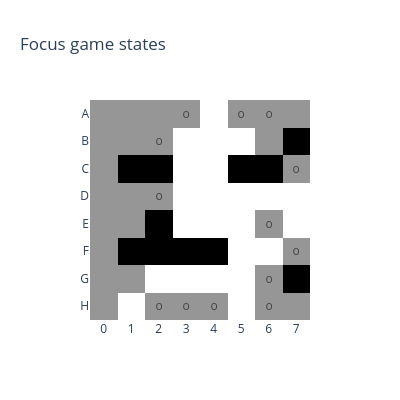
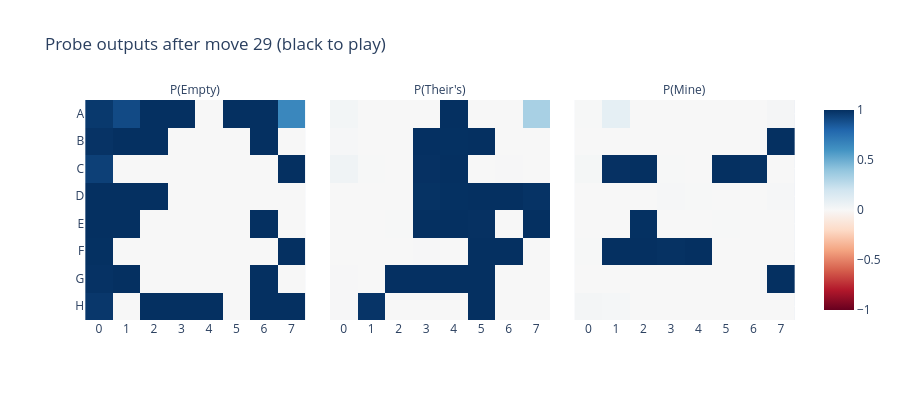

Source (notebook cell) for these figures, in order:
### Markdown cell above
Let's test out our new probe, by applying it to move 29 in game 0 from our focus games. This is an odd move, so black is to play.

### Code cell
def plot_probe_outputs(
    cache: ActivationCache,
    linear_probe: Tensor,
    layer: int,
    game_index: int,
    move: int,
    title: str = "Probe outputs",
):
    residual_stream = cache["resid_post", layer][game_index, move]
    probe_out = einops.einsum(residual_stream, linear_probe, "d_model, d_model row col options -> options row col")

    utils.plot_board_values(
        probe_out.softmax(dim=0),
        title=title,
        width=900,
        height=400,
        board_titles=["P(Empty)", "P(Their's)", "P(Mine)"],
        # text=BOARD_LABELS_2D,
    )


layer = 6
game_index = 0
move = 29

utils.plot_board_values(
    focus_states[game_index, move],
    title="Focus game states",
    width=400,
    height=400,
    text=focus_legal_moves_annotation[game_index][move],
)

plot_probe_outputs(
    focus_cache,
    linear_probe,
    layer,
    game_index,
    move,
    title="Probe outputs after move 29 (black to play)",
)

### Figure 1 — Plotly figure (JSON) as saved in the notebook; plotly's stock layout.template omitted (floating-point values rounded to 4 significant figures)
{"data": [{"coloraxis": "coloraxis", "hovertemplate": "x: %{x}<br>y: %{y}<br>color: %{z}<extra></extra>", "name": "0", "text": [["", "", "", "o", "", "o", "o", ""], ["", "", "o", "", "", "", "", ""], ["", "", "", "", "", "", "", "o"], ["", "", "o", "", "", "", "", ""], ["", "", "", "", "", "", "o", ""], ["", "", "", "", "", "", "", "o"], ["", "", "", "", "", "", "o", ""], ["", "", "o", "o", "o", "", "o", ""]], "textfont": {"size": 12}, "texttemplate": "%{text}", "type": "heatmap", "x": ["0", "1", "2", "3", "4", "5", "6", "7"], "xaxis": "x", "y": ["A", "B", "C", "D", "E", "F", "G", "H"], "yaxis": "y", "z": [[0, 0, 0, 0, -1, 0, 0, 0], [0, 0, 0, -1, -1, -1, 0, 1], [0, 1, 1, -1, -1, 1, 1, 0], [0, 0, 0, -1, -1, -1, -1, -1], [0, 0, 1, -1, -1, -1, 0, -1], [0, 1, 1, 1, 1, -1, -1, 0], [0, 0, -1, -1, -1, -1, 0, 1], [0, -1, 0, 0, 0, -1, 0, 0]]}], "layout": {"coloraxis": {"autocolorscale": false, "colorscale": [[0.0, "rgb(255,255,255)"], [0.125, "rgb(240,240,240)"], [0.25, "rgb(217,217,217)"], [0.375, "rgb(189,189,189)"], [0.5, "rgb(150,150,150)"], [0.625, "rgb(115,115,115)"], [0.75, "rgb(82,82,82)"], [0.875, "rgb(37,37,37)"], [1.0, "rgb(0,0,0)"]], "showscale": false}, "height": 400, "title": {"text": "Focus game states"}, "width": 400, "xaxis": {"anchor": "y", "constrain": "domain", "domain": [0.0, 1.0], "scaleanchor": "y"}, "yaxis": {"anchor": "x", "autorange": "reversed", "constrain": "domain", "domain": [0.0, 1.0]}}}

### Figure 2 — Plotly figure (JSON) as saved in the notebook; plotly's stock layout.template omitted (floating-point values rounded to 4 significant figures)
{"data": [{"coloraxis": "coloraxis", "hovertemplate": "x: %{x}<br>y: %{y}<br>color: %{z}<extra></extra>", "name": "0", "type": "heatmap", "x": ["0", "1", "2", "3", "4", "5", "6", "7"], "xaxis": "x", "y": ["A", "B", "C", "D", "E", "F", "G", "H"], "yaxis": "y", "z": [[0.9685, 0.9052, 0.9993, 1.0, 8.067e-12, 1.0, 1.0, 0.6524], [0.9883, 0.9999, 1.0, 6.564e-08, 3.237e-06, 2.026e-07, 1.0, 4.672e-07], [0.9403, 1.277e-05, 2.146e-06, 4.173e-11, 2.559e-13, 2.1e-11, 5.01e-11, 1.0], [0.9988, 1.0, 1.0, 2.903e-09, 1.068e-09, 1.05e-05, 5.696e-11, 4.009e-07], [1.0, 1.0, 2.257e-07, 4.713e-10, 7.113e-10, 3.44e-10, 1.0, 1.498e-12], [0.9972, 4.99e-05, 8.11e-10, 2.54e-06, 8.937e-10, 2.032e-10, 3.631e-13, 1.0], [0.9923, 0.9991, 1.194e-05, 0.0003557, 4.237e-05, 5.883e-06, 1.0, 2.027e-09], [0.9742, 0.0005914, 1.0, 1.0, 1.0, 1.281e-07, 1.0, 1.0]]}, {"coloraxis": "coloraxis", "hovertemplate": "x: %{x}<br>y: %{y}<br>color: %{z}<extra></extra>", "name": "1", "type": "heatmap", "x": ["0", "1", "2", "3", "4", "5", "6", "7"], "xaxis": "x2", "y": ["A", "B", "C", "D", "E", "F", "G", "H"], "yaxis": "y2", "z": [[0.02744, 0.002335, 4.104e-05, 1.098e-13, 1.0, 3.726e-12, 1.859e-10, 0.3296], [0.01162, 1.806e-06, 1.054e-17, 0.9984, 0.9976, 0.9995, 5.94e-07, 0.0002301], [0.04464, 0.004385, 0.001135, 0.9949, 0.9989, 0.0002572, 0.005685, 1.247e-13], [0.001108, 1.208e-06, 1.103e-14, 0.9907, 0.9968, 0.9991, 0.9999, 0.9904], [7.026e-06, 1.972e-06, 0.003117, 0.9987, 0.9989, 0.9964, 5.247e-14, 0.9995], [7.12e-05, 0.0007026, 0.0006659, 0.006214, 0.0007293, 0.999, 0.9988, 1.731e-13], [0.005743, 2.889e-05, 0.9986, 0.9984, 0.9991, 0.9998, 6.224e-17, 0.0001265], [0.006079, 0.9851, 8.513e-11, 3.15e-11, 4.211e-14, 0.999, 8.017e-14, 1.757e-06]]}, {"coloraxis": "coloraxis", "hovertemplate": "x: %{x}<br>y: %{y}<br>color: %{z}<extra></extra>", "name": "2", "type": "heatmap", "x": ["0", "1", "2", "3", "4", "5", "6", "7"], "xaxis": "x3", "y": ["A", "B", "C", "D", "E", "F", "G", "H"], "yaxis": "y3", "z": [[0.004063, 0.09251, 0.0006792, 4.221e-15, 3.733e-05, 1.229e-15, 5.192e-13, 0.01798], [6.159e-05, 5.402e-05, 2.899e-17, 0.001589, 0.002398, 0.0004691, 1.542e-07, 0.9998], [0.01505, 0.9956, 0.9989, 0.005134, 0.001114, 0.9997, 0.9943, 6.399e-16], [9.817e-05, 4.979e-06, 4.088e-15, 0.009266, 0.003185, 0.00093, 0.0001377, 0.00962], [3.91e-06, 1.054e-05, 0.9969, 0.001293, 0.001119, 0.00359, 4.038e-15, 0.0005488], [0.002697, 0.9992, 0.9993, 0.9938, 0.9993, 0.00103, 0.001225, 1.029e-12], [0.001947, 0.0008799, 0.001437, 0.001257, 0.0009075, 0.0002198, 6.771e-18, 0.9999], [0.01969, 0.01426, 1.926e-10, 4.483e-12, 2.344e-14, 0.001028, 4.647e-13, 2.676e-07]]}], "layout": {"annotations": [{"font": {}, "showarrow": false, "text": "P(Empty)", "x": 0.16, "xanchor": "center", "xref": "paper", "y": 1.0, "yanchor": "bottom", "yref": "paper"}, {"font": {}, "showarrow": false, "text": "P(Their's)", "x": 0.5, "xanchor": "center", "xref": "paper", "y": 1.0, "yanchor": "bottom", "yref": "paper"}, {"font": {}, "showarrow": false, "text": "P(Mine)", "x": 0.84, "xanchor": "center", "xref": "paper", "y": 1.0, "yanchor": "bottom", "yref": "paper"}], "coloraxis": {"autocolorscale": false, "cmid": 0.0, "colorscale": [[0.0, "rgb(103,0,31)"], [0.1, "rgb(178,24,43)"], [0.2, "rgb(214,96,77)"], [0.3, "rgb(244,165,130)"], [0.4, "rgb(253,219,199)"], [0.5, "rgb(247,247,247)"], [0.6, "rgb(209,229,240)"], [0.7, "rgb(146,197,222)"], [0.8, "rgb(67,147,195)"], [0.9, "rgb(33,102,172)"], [1.0, "rgb(5,48,97)"]]}, "height": 400, "title": {"text": "Probe outputs after move 29 (black to play)"}, "width": 900, "xaxis": {"anchor": "y", "constrain": "domain", "domain": [0.0, 0.32], "scaleanchor": "y"}, "xaxis2": {"anchor": "y2", "domain": [0.34, 0.66], "matches": "x"}, "xaxis3": {"anchor": "y3", "domain": [0.68, 1.0], "matches": "x"}, "yaxis": {"anchor": "x", "autorange": "reversed", "constrain": "domain", "domain": [0.0, 1.0]}, "yaxis2": {"anchor": "x2", "domain": [0.0, 1.0], "matches": "y", "showticklabels": false}, "yaxis3": {"anchor": "x3", "domain": [0.0, 1.0], "matches": "y", "showticklabels": false}}}
